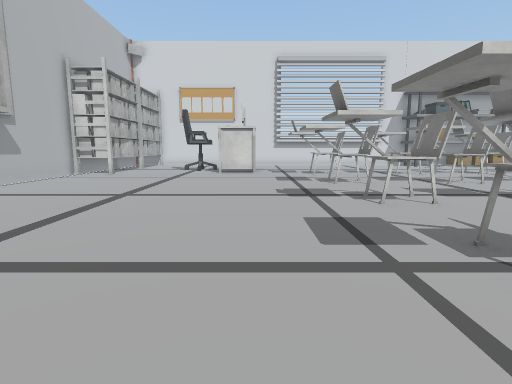
View 1 (above)

20 first-person views from a walk through a Unity game level. The camera is 1.2 m above the floor, tilts 8° down and sees 80° across. The floor is counted in squares, 1 m on a side. Each view is taken from the middle of a square. On the plan, view 1 faces up. The plan holds only what a view shows up to about 13 squares ahead; the rest is blank. The place goes on beyond the plan. Some surface patterns are stand-ins.

View 2
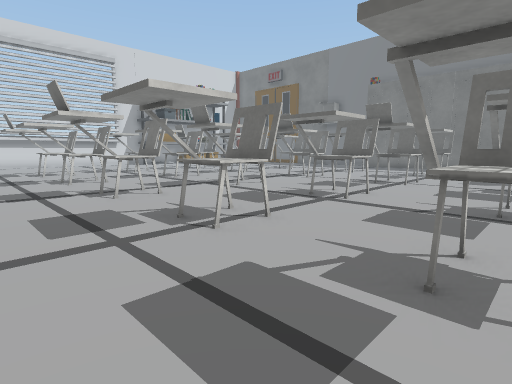

View 3
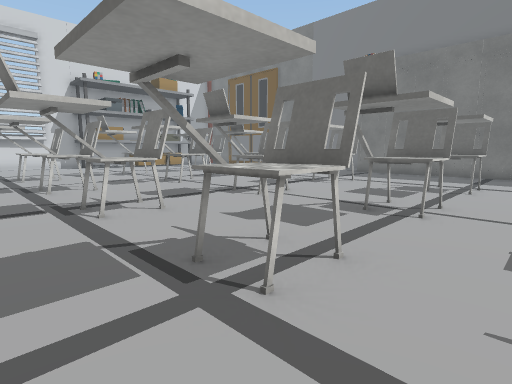

View 4
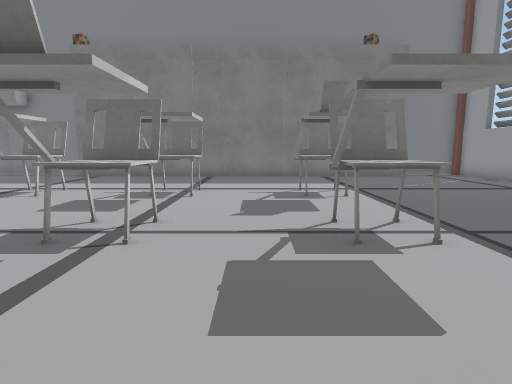

View 5
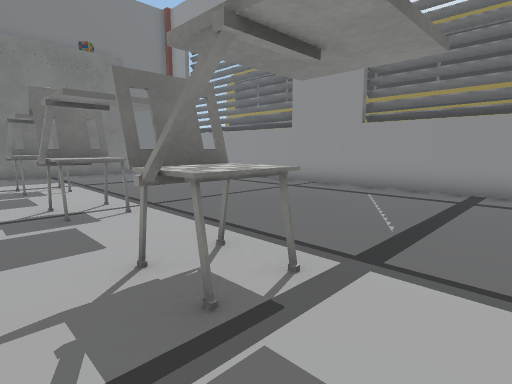

View 6
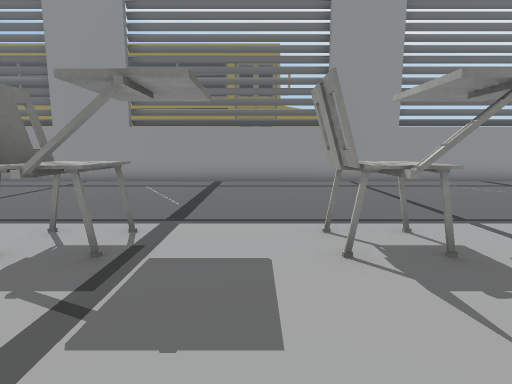

View 7
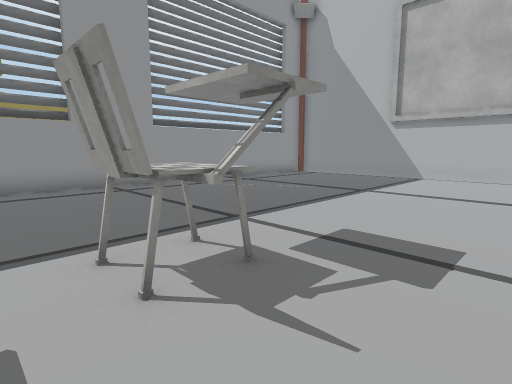

View 8
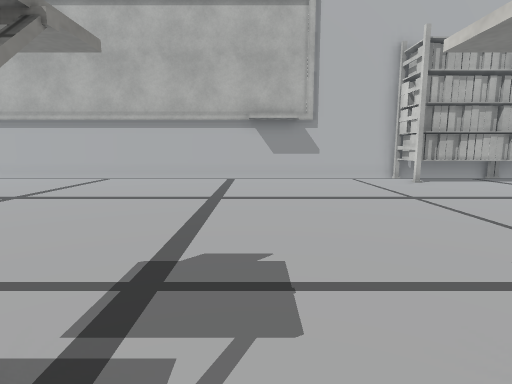

View 9
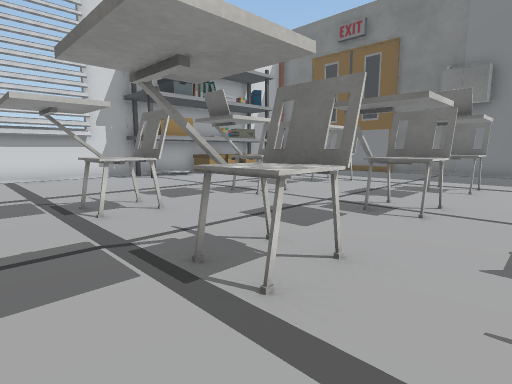

View 10
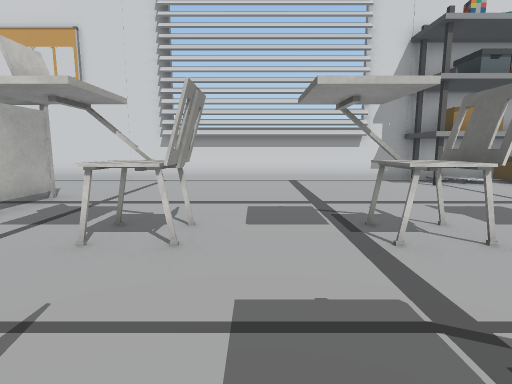

View 11
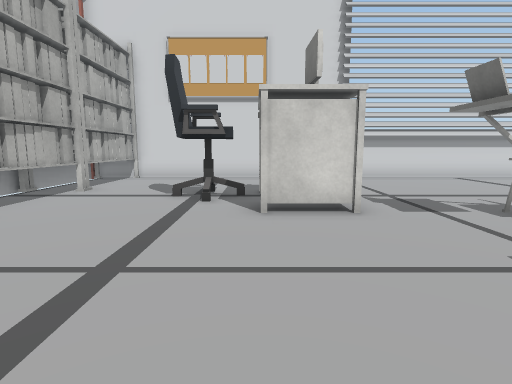

View 12
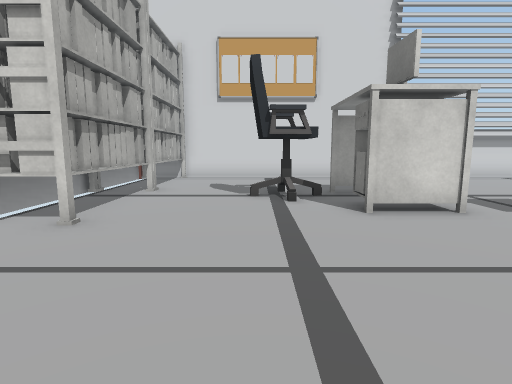

View 13
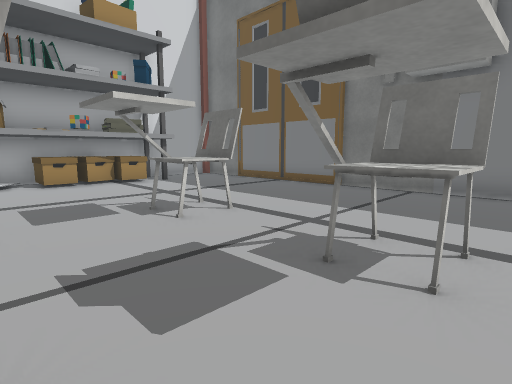

View 14
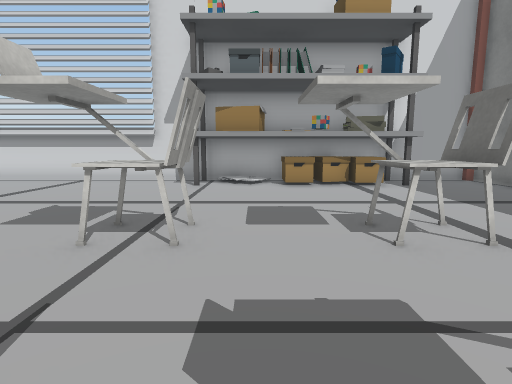

View 15
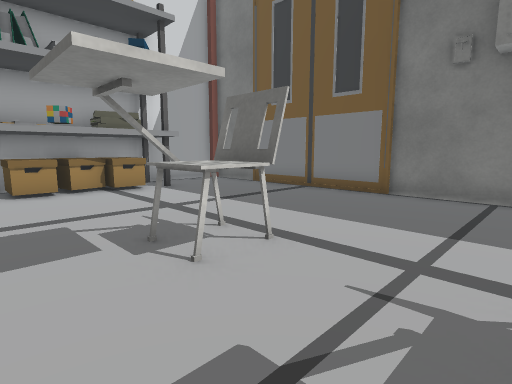

View 16
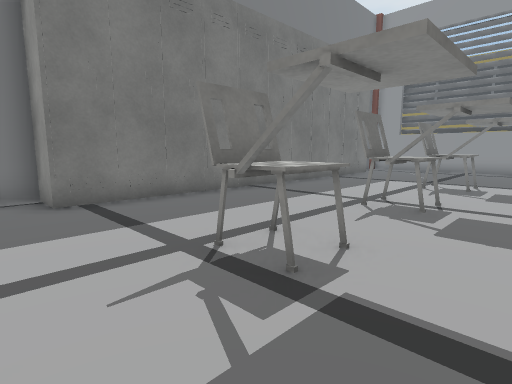

View 17
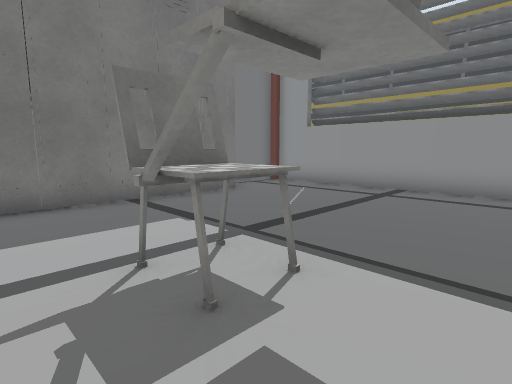

View 18
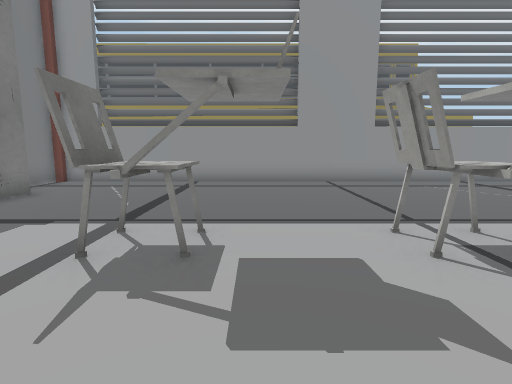

View 19
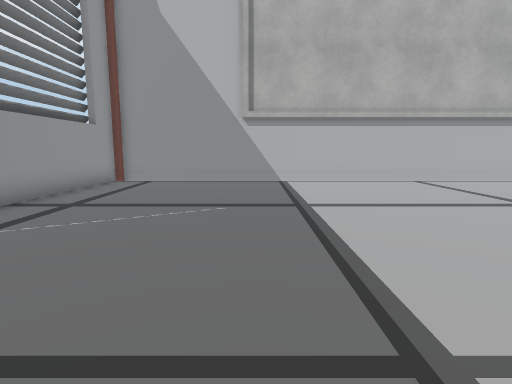

View 20
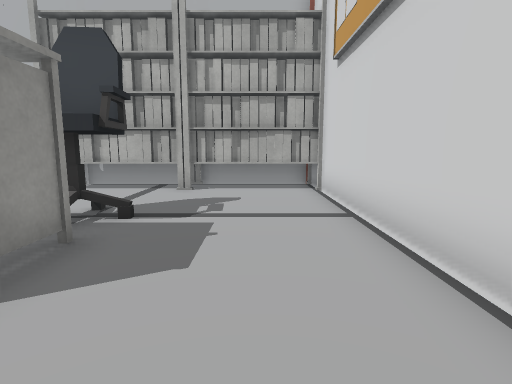

### Floor plan
Points are (right, up) in squares from view 1. A wall is a line through its corners. A room is listed if a view was taken in it or the views show most of it. See-through windows are left out.
Room 1 (views 1, 2, 3, 4, 5, 6, 7, 8, 9, 10, 11, 12, 13, 14, 15, 16, 17, 18, 19, 20)
walls: (21.4, 8.5) (21.4, 22.8); (11.1, 22.9) (-8.9, 22.9) (-8.9, -8.4) (21.1, -8.4); (21.4, -8.2) (21.4, -6.2); (21.1, 22.9) (18.1, 22.9)
objects: rack (-8, 15) to (-7, 18); rack (-8, 19) to (-7, 22); chair (-4, 17) to (-3, 19); computer (-2, 16) to (-1, 16); table (-1, 16) to (0, 19); chair (3, -1) to (4, 0); chair (3, 3) to (4, 4); chair (3, 7) to (4, 8); chair (3, 11) to (4, 12); chair (3, 15) to (4, 16); chair (7, -1) to (8, 0); chair (7, 3) to (8, 4); chair (7, 7) to (8, 8); chair (7, 11) to (8, 12); chair (7, 15) to (8, 16); chair (11, -1) to (12, 0); chair (11, 3) to (12, 4); chair (11, 7) to (12, 8); chair (11, 11) to (12, 12); chair (11, 15) to (12, 16); chair (15, -1) to (16, 0); chair (15, 3) to (16, 4); chair (15, 7) to (16, 8); chair (15, 11) to (16, 12); chair (15, 15) to (16, 16); locker (20, -5) to (21, -4); locker (20, -3) to (21, -3); locker (20, -2) to (21, -2); locker (20, -1) to (21, 0); locker (20, 1) to (21, 1); locker (20, 2) to (21, 2); locker (20, 3) to (21, 3); locker (20, 4) to (21, 5); locker (20, 6) to (21, 6); locker (20, 7) to (21, 7); locker (20, 8) to (21, 8)
Room 2 (no view inside)
walls: (18.1, 22.9) (11.1, 22.9)
objects: other object (11, 21) to (18, 22)

Positions as (right, up) in squares from view 1, and headings:
1: (0, 0), facing up
2: (0, -1), facing up-right
3: (5, 1), facing up-right
4: (7, 1), facing right
5: (5, 1), facing down-right
6: (5, 3), facing down
7: (5, 2), facing down-left
8: (4, 9), facing left
9: (5, 9), facing up-right
10: (5, 11), facing up
11: (-2, 10), facing up
12: (-4, 10), facing up
13: (12, 10), facing up-right
14: (13, 11), facing up
15: (13, 12), facing up-right
16: (13, 10), facing down-right
17: (13, 1), facing down-right
18: (14, 3), facing down
19: (3, -3), facing left
20: (2, 21), facing left
